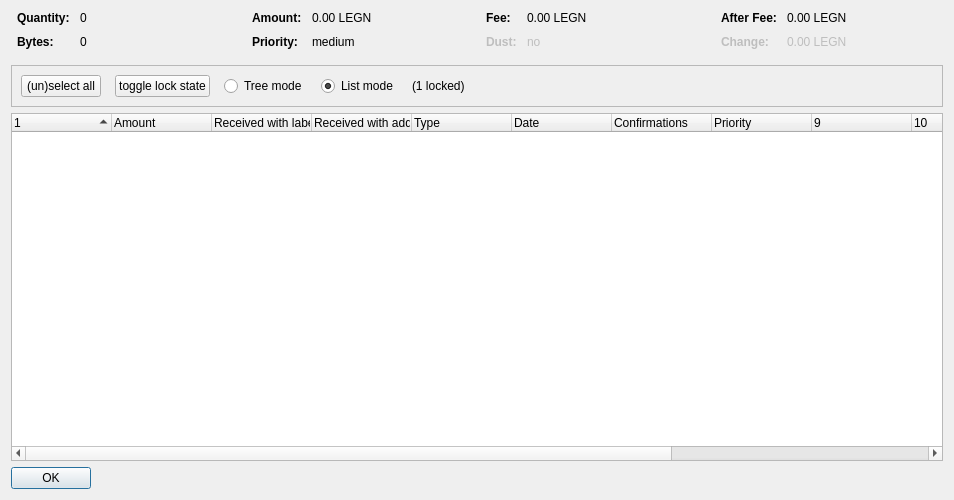
<?xml version="1.0" encoding="UTF-8"?>
<ui version="4.0">
 <class>CoinControlDialog</class>
 <widget class="QDialog" name="CoinControlDialog">
  <property name="geometry">
   <rect>
    <x>0</x>
    <y>0</y>
    <width>954</width>
    <height>500</height>
   </rect>
  </property>
  <property name="windowTitle">
   <string>Coin Selection</string>
  </property>
  <layout class="QVBoxLayout" name="verticalLayout">
   <item>
    <layout class="QHBoxLayout" name="horizontalLayoutTop" stretch="0,0,0,0">
     <property name="topMargin">
      <number>0</number>
     </property>
     <property name="bottomMargin">
      <number>10</number>
     </property>
     <item>
      <layout class="QFormLayout" name="formLayoutCoinControl1">
       <property name="horizontalSpacing">
        <number>10</number>
       </property>
       <property name="verticalSpacing">
        <number>10</number>
       </property>
       <property name="leftMargin">
        <number>6</number>
       </property>
       <property name="rightMargin">
        <number>6</number>
       </property>
       <item row="0" column="0">
        <widget class="QLabel" name="labelCoinControlQuantityText">
         <property name="font">
          <font>
           <weight>75</weight>
           <bold>true</bold>
          </font>
         </property>
         <property name="text">
          <string>Quantity:</string>
         </property>
        </widget>
       </item>
       <item row="0" column="1">
        <widget class="QLabel" name="labelCoinControlQuantity">
         <property name="cursor">
          <cursorShape>IBeamCursor</cursorShape>
         </property>
         <property name="contextMenuPolicy">
          <enum>Qt::ActionsContextMenu</enum>
         </property>
         <property name="text">
          <string notr="true">0</string>
         </property>
         <property name="textInteractionFlags">
          <set>Qt::LinksAccessibleByMouse|Qt::TextSelectableByKeyboard|Qt::TextSelectableByMouse</set>
         </property>
        </widget>
       </item>
       <item row="1" column="0">
        <widget class="QLabel" name="labelCoinControlBytesText">
         <property name="font">
          <font>
           <weight>75</weight>
           <bold>true</bold>
          </font>
         </property>
         <property name="text">
          <string>Bytes:</string>
         </property>
        </widget>
       </item>
       <item row="1" column="1">
        <widget class="QLabel" name="labelCoinControlBytes">
         <property name="cursor">
          <cursorShape>IBeamCursor</cursorShape>
         </property>
         <property name="contextMenuPolicy">
          <enum>Qt::ActionsContextMenu</enum>
         </property>
         <property name="text">
          <string notr="true">0</string>
         </property>
         <property name="textInteractionFlags">
          <set>Qt::LinksAccessibleByMouse|Qt::TextSelectableByKeyboard|Qt::TextSelectableByMouse</set>
         </property>
        </widget>
       </item>
      </layout>
     </item>
     <item>
      <layout class="QFormLayout" name="formLayoutCoinControl2">
       <property name="horizontalSpacing">
        <number>10</number>
       </property>
       <property name="verticalSpacing">
        <number>10</number>
       </property>
       <property name="leftMargin">
        <number>6</number>
       </property>
       <property name="rightMargin">
        <number>6</number>
       </property>
       <item row="0" column="0">
        <widget class="QLabel" name="labelCoinControlAmountText">
         <property name="font">
          <font>
           <weight>75</weight>
           <bold>true</bold>
          </font>
         </property>
         <property name="text">
          <string>Amount:</string>
         </property>
        </widget>
       </item>
       <item row="0" column="1">
        <widget class="QLabel" name="labelCoinControlAmount">
         <property name="cursor">
          <cursorShape>IBeamCursor</cursorShape>
         </property>
         <property name="contextMenuPolicy">
          <enum>Qt::ActionsContextMenu</enum>
         </property>
         <property name="text">
          <string notr="true">0.00 LEGN</string>
         </property>
         <property name="textInteractionFlags">
          <set>Qt::LinksAccessibleByMouse|Qt::TextSelectableByKeyboard|Qt::TextSelectableByMouse</set>
         </property>
        </widget>
       </item>
       <item row="1" column="0">
        <widget class="QLabel" name="labelCoinControlPriorityText">
         <property name="font">
          <font>
           <weight>75</weight>
           <bold>true</bold>
          </font>
         </property>
         <property name="text">
          <string>Priority:</string>
         </property>
        </widget>
       </item>
       <item row="1" column="1">
        <widget class="QLabel" name="labelCoinControlPriority">
         <property name="cursor">
          <cursorShape>IBeamCursor</cursorShape>
         </property>
         <property name="contextMenuPolicy">
          <enum>Qt::ActionsContextMenu</enum>
         </property>
         <property name="text">
          <string>medium</string>
         </property>
         <property name="textInteractionFlags">
          <set>Qt::LinksAccessibleByMouse|Qt::TextSelectableByKeyboard|Qt::TextSelectableByMouse</set>
         </property>
        </widget>
       </item>
      </layout>
     </item>
     <item>
      <layout class="QFormLayout" name="formLayoutCoinControl3">
       <property name="horizontalSpacing">
        <number>10</number>
       </property>
       <property name="verticalSpacing">
        <number>10</number>
       </property>
       <property name="leftMargin">
        <number>6</number>
       </property>
       <property name="rightMargin">
        <number>6</number>
       </property>
       <item row="0" column="0">
        <widget class="QLabel" name="labelCoinControlFeeText">
         <property name="font">
          <font>
           <weight>75</weight>
           <bold>true</bold>
          </font>
         </property>
         <property name="text">
          <string>Fee:</string>
         </property>
        </widget>
       </item>
       <item row="0" column="1">
        <widget class="QLabel" name="labelCoinControlFee">
         <property name="cursor">
          <cursorShape>IBeamCursor</cursorShape>
         </property>
         <property name="contextMenuPolicy">
          <enum>Qt::ActionsContextMenu</enum>
         </property>
         <property name="text">
          <string notr="true">0.00 LEGN</string>
         </property>
         <property name="textInteractionFlags">
          <set>Qt::LinksAccessibleByMouse|Qt::TextSelectableByKeyboard|Qt::TextSelectableByMouse</set>
         </property>
        </widget>
       </item>
       <item row="1" column="0">
        <widget class="QLabel" name="labelCoinControlLowOutputText">
         <property name="enabled">
          <bool>false</bool>
         </property>
         <property name="font">
          <font>
           <weight>75</weight>
           <bold>true</bold>
          </font>
         </property>
         <property name="text">
          <string>Dust:</string>
         </property>
        </widget>
       </item>
       <item row="1" column="1">
        <widget class="QLabel" name="labelCoinControlLowOutput">
         <property name="enabled">
          <bool>false</bool>
         </property>
         <property name="cursor">
          <cursorShape>IBeamCursor</cursorShape>
         </property>
         <property name="contextMenuPolicy">
          <enum>Qt::ActionsContextMenu</enum>
         </property>
         <property name="text">
          <string>no</string>
         </property>
         <property name="textInteractionFlags">
          <set>Qt::LinksAccessibleByMouse|Qt::TextSelectableByKeyboard|Qt::TextSelectableByMouse</set>
         </property>
        </widget>
       </item>
      </layout>
     </item>
     <item>
      <layout class="QFormLayout" name="formLayoutCoinControl4">
       <property name="horizontalSpacing">
        <number>10</number>
       </property>
       <property name="verticalSpacing">
        <number>10</number>
       </property>
       <property name="leftMargin">
        <number>6</number>
       </property>
       <property name="rightMargin">
        <number>6</number>
       </property>
       <item row="0" column="0">
        <widget class="QLabel" name="labelCoinControlAfterFeeText">
         <property name="font">
          <font>
           <weight>75</weight>
           <bold>true</bold>
          </font>
         </property>
         <property name="text">
          <string>After Fee:</string>
         </property>
        </widget>
       </item>
       <item row="0" column="1">
        <widget class="QLabel" name="labelCoinControlAfterFee">
         <property name="cursor">
          <cursorShape>IBeamCursor</cursorShape>
         </property>
         <property name="contextMenuPolicy">
          <enum>Qt::ActionsContextMenu</enum>
         </property>
         <property name="text">
          <string notr="true">0.00 LEGN</string>
         </property>
         <property name="textInteractionFlags">
          <set>Qt::LinksAccessibleByMouse|Qt::TextSelectableByKeyboard|Qt::TextSelectableByMouse</set>
         </property>
        </widget>
       </item>
       <item row="1" column="0">
        <widget class="QLabel" name="labelCoinControlChangeText">
         <property name="enabled">
          <bool>false</bool>
         </property>
         <property name="font">
          <font>
           <weight>75</weight>
           <bold>true</bold>
          </font>
         </property>
         <property name="text">
          <string>Change:</string>
         </property>
        </widget>
       </item>
       <item row="1" column="1">
        <widget class="QLabel" name="labelCoinControlChange">
         <property name="enabled">
          <bool>false</bool>
         </property>
         <property name="cursor">
          <cursorShape>IBeamCursor</cursorShape>
         </property>
         <property name="contextMenuPolicy">
          <enum>Qt::ActionsContextMenu</enum>
         </property>
         <property name="text">
          <string notr="true">0.00 LEGN</string>
         </property>
         <property name="textInteractionFlags">
          <set>Qt::LinksAccessibleByMouse|Qt::TextSelectableByKeyboard|Qt::TextSelectableByMouse</set>
         </property>
        </widget>
       </item>
      </layout>
     </item>
    </layout>
   </item>
   <item>
    <widget class="QFrame" name="frame">
     <property name="minimumSize">
      <size>
       <width>0</width>
       <height>40</height>
      </size>
     </property>
     <property name="frameShape">
      <enum>QFrame::StyledPanel</enum>
     </property>
     <property name="frameShadow">
      <enum>QFrame::Sunken</enum>
     </property>
     <layout class="QHBoxLayout" name="horizontalLayout">
      <item>
       <layout class="QHBoxLayout" name="horizontalLayoutPanel" stretch="0,0,0,0,0,0">
        <property name="spacing">
         <number>14</number>
        </property>
        <item>
         <widget class="QPushButton" name="pushButtonSelectAll">
          <property name="sizePolicy">
           <sizepolicy hsizetype="Maximum" vsizetype="Fixed">
            <horstretch>0</horstretch>
            <verstretch>0</verstretch>
           </sizepolicy>
          </property>
          <property name="text">
           <string>(un)select all</string>
          </property>
          <property name="autoDefault">
           <bool>false</bool>
          </property>
         </widget>
        </item>
        <item>
         <widget class="QPushButton" name="pushButtonToggleLock">
          <property name="sizePolicy">
           <sizepolicy hsizetype="Maximum" vsizetype="Fixed">
            <horstretch>0</horstretch>
            <verstretch>0</verstretch>
           </sizepolicy>
          </property>
          <property name="text">
           <string>toggle lock state</string>
          </property>
          <property name="autoDefault">
           <bool>false</bool>
          </property>
         </widget>
        </item>
        <item>
         <widget class="QRadioButton" name="radioTreeMode">
          <property name="sizePolicy">
           <sizepolicy hsizetype="Maximum" vsizetype="Fixed">
            <horstretch>0</horstretch>
            <verstretch>0</verstretch>
           </sizepolicy>
          </property>
          <property name="text">
           <string>Tree mode</string>
          </property>
         </widget>
        </item>
        <item>
         <widget class="QRadioButton" name="radioListMode">
          <property name="sizePolicy">
           <sizepolicy hsizetype="Maximum" vsizetype="Fixed">
            <horstretch>0</horstretch>
            <verstretch>0</verstretch>
           </sizepolicy>
          </property>
          <property name="text">
           <string>List mode</string>
          </property>
          <property name="checked">
           <bool>true</bool>
          </property>
         </widget>
        </item>
        <item>
         <widget class="QLabel" name="labelLocked">
          <property name="text">
           <string>(1 locked)</string>
          </property>
         </widget>
        </item>
        <item>
         <spacer name="horizontalSpacer">
          <property name="orientation">
           <enum>Qt::Horizontal</enum>
          </property>
          <property name="sizeHint" stdset="0">
           <size>
            <width>40</width>
            <height>20</height>
           </size>
          </property>
         </spacer>
        </item>
       </layout>
      </item>
     </layout>
    </widget>
   </item>
   <item>
    <widget class="CoinControlTreeWidget" name="treeWidget">
     <property name="contextMenuPolicy">
      <enum>Qt::CustomContextMenu</enum>
     </property>
     <property name="sortingEnabled">
      <bool>false</bool>
     </property>
     <property name="columnCount">
      <number>13</number>
     </property>
     <attribute name="headerShowSortIndicator" stdset="0">
      <bool>true</bool>
     </attribute>
     <attribute name="headerStretchLastSection">
      <bool>false</bool>
     </attribute>
     <column>
      <property name="text">
       <string/>
      </property>
     </column>
     <column>
      <property name="text">
       <string>Amount</string>
      </property>
     </column>
     <column>
      <property name="text">
       <string>Received with label</string>
      </property>
     </column>
     <column>
      <property name="text">
       <string>Received with address</string>
      </property>
     </column>
     <column>
      <property name="text">
       <string>Type</string>
      </property>
     </column>
     <column>
      <property name="text">
       <string>Date</string>
      </property>
     </column>
     <column>
      <property name="text">
       <string>Confirmations</string>
      </property>
      <property name="toolTip">
       <string>Confirmed</string>
      </property>
     </column>
     <column>
      <property name="text">
       <string>Priority</string>
      </property>
     </column>
     <column>
      <property name="text">
       <string/>
      </property>
     </column>
     <column>
      <property name="text">
       <string/>
      </property>
     </column>
     <column>
      <property name="text">
       <string/>
      </property>
     </column>
     <column>
      <property name="text">
       <string/>
      </property>
     </column>
     <column>
      <property name="text">
       <string/>
      </property>
     </column>
    </widget>
   </item>
   <item>
    <widget class="QDialogButtonBox" name="buttonBox">
     <property name="sizePolicy">
      <sizepolicy hsizetype="Maximum" vsizetype="Fixed">
       <horstretch>0</horstretch>
       <verstretch>0</verstretch>
      </sizepolicy>
     </property>
     <property name="orientation">
      <enum>Qt::Horizontal</enum>
     </property>
     <property name="standardButtons">
      <set>QDialogButtonBox::Ok</set>
     </property>
    </widget>
   </item>
  </layout>
 </widget>
 <customwidgets>
  <customwidget>
   <class>CoinControlTreeWidget</class>
   <extends>QTreeWidget</extends>
   <header>coincontroltreewidget.h</header>
  </customwidget>
 </customwidgets>
 <resources/>
 <connections/>
</ui>
